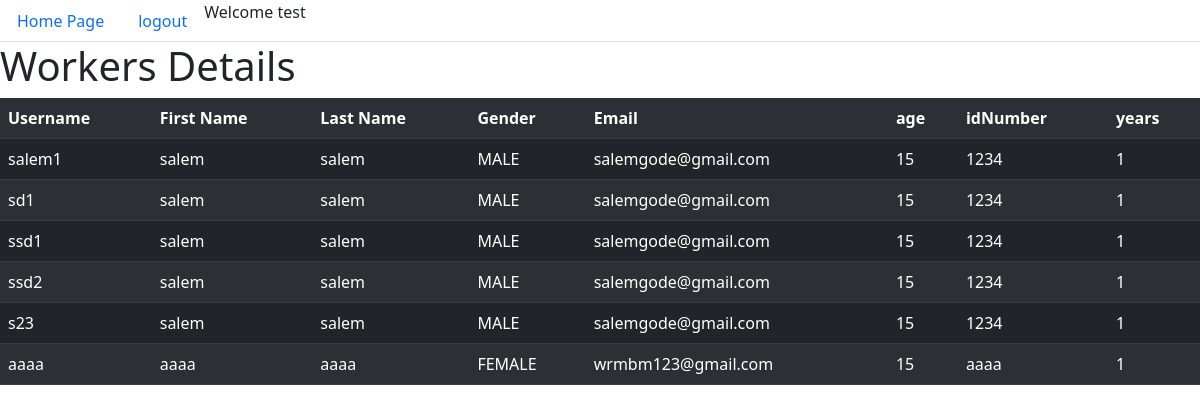
The page /members/worker_details (signed in) on the database as committed earlier.
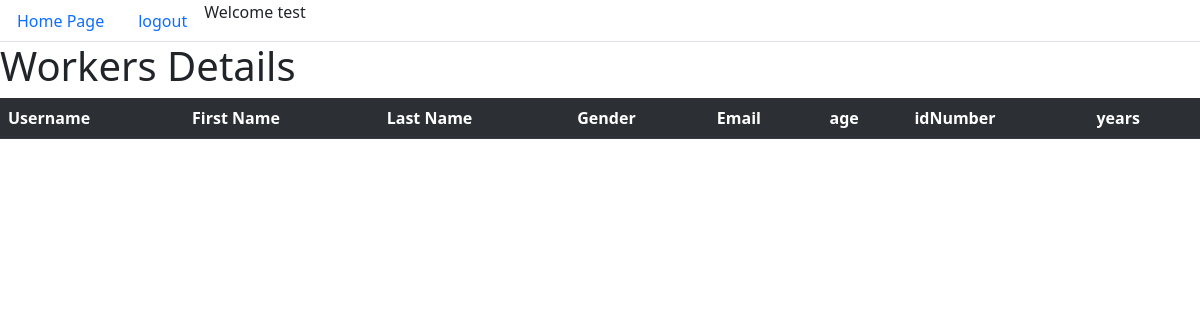
The same page on the database as committed later.
### members/models.py (models this page shows)
class Worker(models.Model):
    user = models.OneToOneField(User, on_delete=models.CASCADE)
    idNumber = models.CharField(max_length=9)
    gender = models.IntegerField(choices=GENDER_CHOICES)
    age = models.IntegerField(default=15)
    email = models.CharField(max_length=100)
    years = models.IntegerField(default=1)

### members/views.py (the view)
# urls.py: path('worker_details', views.worker_details, name='worker_details'),
def worker_details(request):
    all_workers = Worker.objects.all()
    workers = []
    active = []
    for worker in all_workers:
        workers.append(worker)
    for worker in workers:
        if worker.user.is_active == True:
            active.append(worker)
    context = {'workers': active}
    return render(request, 'worker_details.html', context)

### members/templates/worker_details.html
{% extends 'base.html' %}
{% block content %}
<h1>Workers Details</h1>
<table class="table table-dark table-striped">
    <tr>
        <th>Username</th>
        <th>First Name</th>
        <th>Last Name</th>
        <th>Gender</th>
        <th>Email</th>
        <th>age</th>
        <th>idNumber</th>
        <th>years</th>
    </tr>
    {% for worker in workers %}
    <tr>
        <td>{{ worker.user.username }}</td>
        <td>{{ worker.user.first_name }}</td>
        <td>{{ worker.user.last_name }}</td>
        {% if worker.gender == 0 %}
        <td>MALE</td>
        {% else%}
        <td> FEMALE</td>
        {% endif %}
        <td>{{ worker.user.email }}</td>
        <td>{{ worker.age }}</td>
        <td>{{ worker.idNumber }}</td>
        <td>{{ worker.years }}</td>
    </tr>
    {% endfor %}
</table>
{% endblock %}

### members/templates/base.html (shortened to what this page needs)
<!DOCTYPE html>
<html>
<head>
</head>
<link href="https://cdn.jsdelivr.net/npm/bootstrap@5.2.3/dist/css/bootstrap.min.css" rel="stylesheet"
>
<body>
<ul class="nav nav-tabs">
    <li class="nav-item">
        <a class="nav-link" href="manager_home">Home Page</a>
    </li>
    {% if user.is_authenticated %}
    <li class="nav-item">
        <a class="nav-link" href="logout_user">logout</a>
    </li>
    <li class="nav-item">Welcome {{ user.username }}</li>
    {% else %}
    <li class="nav-item">
        <a class="nav-link" href="login_user">login</a>
    </li>
    {% endif %}
</ul>
<main>
    {% block content %}
    {% endblock %}
</main>
</body>
</html>

Rows that differ between the two databases and show on the page:
removed Worker: user.username "salem1", user.first_name "salem", user.last_name "salem", gender "MALE", user.email "salemgode@gmail.com", age "15", idNumber "1234", years "1"
removed Worker: user.username "sd1", user.first_name "salem", user.last_name "salem", gender "MALE", user.email "salemgode@gmail.com", age "15", idNumber "1234", years "1"
removed Worker: user.username "ssd1", user.first_name "salem", user.last_name "salem", gender "MALE", user.email "salemgode@gmail.com", age "15", idNumber "1234", years "1"
removed Worker: user.username "ssd2", user.first_name "salem", user.last_name "salem", gender "MALE", user.email "salemgode@gmail.com", age "15", idNumber "1234", years "1"
removed Worker: user.username "s23", user.first_name "salem", user.last_name "salem", gender "MALE", user.email "salemgode@gmail.com", age "15", idNumber "1234", years "1"
removed Worker: user.username "aaaa", user.first_name "aaaa", user.last_name "aaaa", gender "FEMALE", user.email "wrmbm123@gmail.com", age "15", idNumber "aaaa", years "1"
